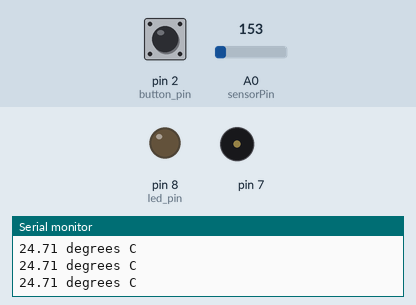
Bench run of a sketch on a simulated Arduino Uno, built with avr-gcc and run on an emulated ATmega328P. On the bench: output pins drawn as LEDs (lit = HIGH), buzzer (waves = sounding), the last lines printed to the serial monitor. Inputs (shaded band) come from the test bench; at power-on: pin 2 (button_pin) LOW, A0 (sensorPin) = 153.

Above: at 1.2 s.
1.3 s: pin 2 (button_pin) pulled HIGH for 0.15 s
At 2.0 s:
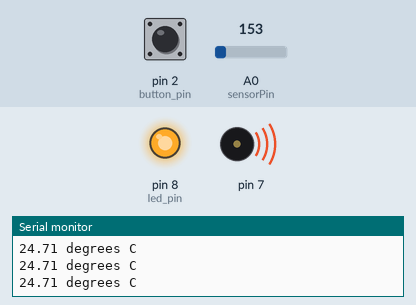
4.3 s: A0 (sensorPin) set to 134
7.3 s: A0 (sensorPin) set to 112
8.8 s: pin 2 (button_pin) pulled HIGH for 1 s
At 10.22 s:
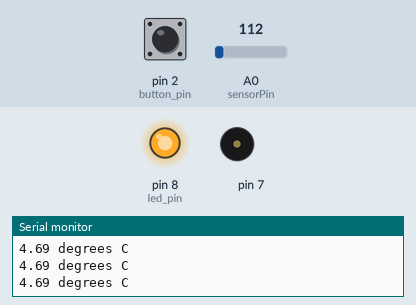
11.8 s: pin 2 (button_pin) driven HIGH
At 14.9 s:
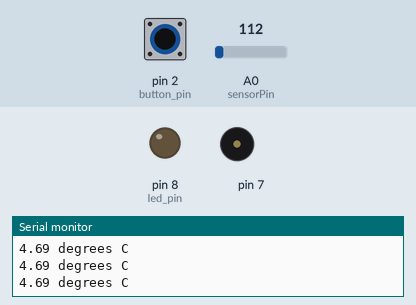
Timing chart, 0 to 15.8 s (numbered marks = the images above; inputs shaded):
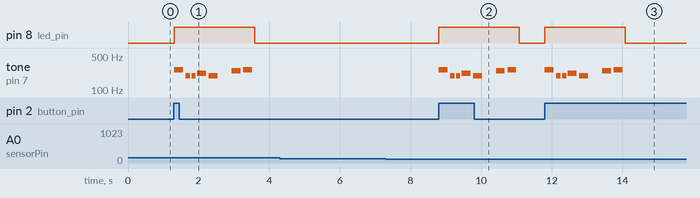

Measured:
- after the input at 1.3 s, pin 8 (led_pin): LOW → HIGH at once, → LOW 2.3 s later; tone on pin 7: plays 262 Hz for 0.25 s, 196 Hz for 0.13 s, 196 Hz for 0.13 s, 220 Hz for 0.25 s, 196 Hz for 0.25 s, 247 Hz for 0.25 s … (7 notes in this stretch), starting at once
- after the input at 8.8 s, pin 8 (led_pin): LOW → HIGH at once, → LOW 2.3 s later; tone on pin 7: plays 262 Hz for 0.25 s, 196 Hz for 0.13 s, 196 Hz for 0.13 s, 220 Hz for 0.25 s, 196 Hz for 0.25 s, 247 Hz for 0.25 s … (7 notes in this stretch), starting at once
- after the input at 11.8 s, pin 8 (led_pin): LOW → HIGH at once, → LOW 2.3 s later; tone on pin 7: plays 262 Hz for 0.25 s, 196 Hz for 0.13 s, 196 Hz for 0.13 s, 220 Hz for 0.25 s, 196 Hz for 0.25 s, 247 Hz for 0.25 s … (7 notes in this stretch), starting at once

The sketch:

button_led_speaker.ino
```cpp
int button_pin = 2;         // the number of the button_pin pin
int led_pin = 8;       // the number of the led_pin pin

int sensorPin = 0; //the analog pin the TMP36's Vout (sense) pin is connected to
//the resolution is 10 mV / degree centigrade with a
//500 mV offset to allow for negative temperatures

int state = LOW;      // the current state of the output pin
int reading;           // the current reading from the input pin
int previous = LOW;    // the previous reading from the input pin

// the follow variables are long's because the time, measured in miliseconds,
// will quickly become a bigger number than can be stored in an int.
long time = 0;         // the last time the output pin was toggled
long debounce = 200;   // the debounce time, increase if the output flickers

#include "pitches.h"

// notes in the melody:
int melody[] = {
  NOTE_C4, NOTE_G3,NOTE_G3, NOTE_A3, NOTE_G3,0, NOTE_B3, NOTE_C4
};

// note durations: 4 = quarter note, 8 = eighth note, etc.:
int noteDurations[] = {
  4, 8, 8, 4,4,4,4,4 };

void setup()
{
  pinMode(button_pin, INPUT);
  pinMode(led_pin, OUTPUT);

  Serial.begin(9600); //Start the serial connection with the computer
  //to view the result open the serial monitor
}

void loop()
{
  check_button();
  temp_sensor();
}

void check_button()
{
  reading = digitalRead(button_pin);

  // if the input just went from LOW and HIGH and we've waited long enough
  // to ignore any noise on the circuit, toggle the output pin and remember
  // the time
  if (reading == HIGH && previous == LOW && millis() - time > debounce) {
    /*if (state == HIGH)
      state = LOW;
    else
      state = HIGH;*/
    state = HIGH;
    digitalWrite(led_pin, state);

    play_melody();
    time = millis();
  }

  state = LOW;
  digitalWrite(led_pin, state);

  previous = reading;
}

void temp_sensor()
{
  //getting the voltage reading from the temperature sensor
  int reading = analogRead(sensorPin);
  // converting that reading to voltage, for 3.3v arduino use 3.3
  float voltage = reading * 5.0;
  voltage /= 1024.0;
  // print out the voltage
  //Serial.print(voltage);
  //Serial.println(" volts");
  // now print out the temperature
  float temperatureC = (voltage - 0.5) * 100 ; //converting from 10 mv per degree wit 500 mV offset
  //to degrees ((voltage - 500mV) times 100)
  Serial.print(temperatureC);
  Serial.println(" degrees C");
  // now convert to Fahrenheit
  float temperatureF = (temperatureC * 9.0 / 5.0) + 32.0;
  //Serial.print(temperatureF);
  //Serial.println(" degrees F");
  //delay(1000); //waiting a second
}

void play_melody()
{
  // iterate over the notes of the melody:
  for (int thisNote = 0; thisNote < 8; thisNote++) {

    // to calculate the note duration, take one second
    // divided by the note type.
    //e.g. quarter note = 1000 / 4, eighth note = 1000/8, etc.
    int noteDuration = 1000/noteDurations[thisNote];
    tone(7, melody[thisNote],noteDuration);

    // to distinguish the notes, set a minimum time between them.
    // the note's duration + 30% seems to work well:
    int pauseBetweenNotes = noteDuration * 1.30;
    delay(pauseBetweenNotes);
    // stop the tone playing:
    noTone(7);
  }
}
```

pitches.h
```cpp
/*************************************************
 * Public Constants
 *************************************************/

#define NOTE_B0  31
#define NOTE_C1  33
#define NOTE_CS1 35
#define NOTE_D1  37
#define NOTE_DS1 39
#define NOTE_E1  41
#define NOTE_F1  44
#define NOTE_FS1 46
#define NOTE_G1  49
#define NOTE_GS1 52
#define NOTE_A1  55
#define NOTE_AS1 58
#define NOTE_B1  62
#define NOTE_C2  65
#define NOTE_CS2 69
#define NOTE_D2  73
#define NOTE_DS2 78
#define NOTE_E2  82
#define NOTE_F2  87
#define NOTE_FS2 93
#define NOTE_G2  98
#define NOTE_GS2 104
#define NOTE_A2  110
#define NOTE_AS2 117
#define NOTE_B2  123
#define NOTE_C3  131
#define NOTE_CS3 139
#define NOTE_D3  147
#define NOTE_DS3 156
#define NOTE_E3  165
#define NOTE_F3  175
#define NOTE_FS3 185
#define NOTE_G3  196
#define NOTE_GS3 208
#define NOTE_A3  220
#define NOTE_AS3 233
#define NOTE_B3  247
#define NOTE_C4  262
#define NOTE_CS4 277
#define NOTE_D4  294
#define NOTE_DS4 311
#define NOTE_E4  330
#define NOTE_F4  349
#define NOTE_FS4 370
#define NOTE_G4  392
#define NOTE_GS4 415
#define NOTE_A4  440
#define NOTE_AS4 466
#define NOTE_B4  494
#define NOTE_C5  523
#define NOTE_CS5 554
#define NOTE_D5  587
#define NOTE_DS5 622
#define NOTE_E5  659
#define NOTE_F5  698
#define NOTE_FS5 740
#define NOTE_G5  784
#define NOTE_GS5 831
#define NOTE_A5  880
#define NOTE_AS5 932
#define NOTE_B5  988
#define NOTE_C6  1047
#define NOTE_CS6 1109
#define NOTE_D6  1175
#define NOTE_DS6 1245
#define NOTE_E6  1319
#define NOTE_F6  1397
#define NOTE_FS6 1480
#define NOTE_G6  1568
#define NOTE_GS6 1661
#define NOTE_A6  1760
#define NOTE_AS6 1865
#define NOTE_B6  1976
#define NOTE_C7  2093
#define NOTE_CS7 2217
#define NOTE_D7  2349
#define NOTE_DS7 2489
#define NOTE_E7  2637
#define NOTE_F7  2794
#define NOTE_FS7 2960
#define NOTE_G7  3136
#define NOTE_GS7 3322
#define NOTE_A7  3520
#define NOTE_AS7 3729
#define NOTE_B7  3951
#define NOTE_C8  4186
#define NOTE_CS8 4435
#define NOTE_D8  4699
#define NOTE_DS8 4978
```
